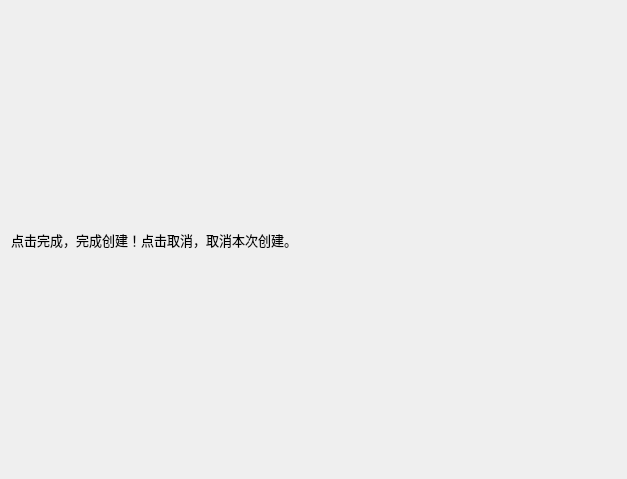
<?xml version="1.0" encoding="UTF-8"?>
<ui version="4.0">
 <class>ConfirmPage</class>
 <widget class="QWizardPage" name="ConfirmPage">
  <property name="geometry">
   <rect>
    <x>0</x>
    <y>0</y>
    <width>627</width>
    <height>479</height>
   </rect>
  </property>
  <property name="windowTitle">
   <string>WizardPage</string>
  </property>
  <layout class="QGridLayout" name="gridLayout">
   <item row="0" column="0">
    <layout class="QVBoxLayout" name="verticalLayout">
     <item>
      <widget class="QLabel" name="label">
       <property name="font">
        <font>
         <pointsize>10</pointsize>
        </font>
       </property>
       <property name="text">
        <string>点击完成，完成创建！点击取消，取消本次创建。</string>
       </property>
      </widget>
     </item>
    </layout>
   </item>
  </layout>
 </widget>
 <resources/>
 <connections/>
</ui>
